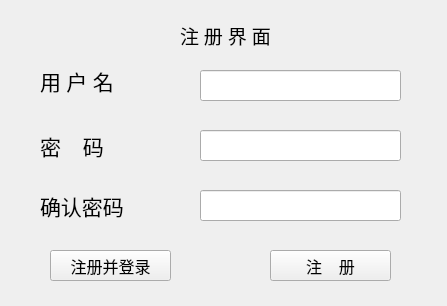
<?xml version="1.0" encoding="UTF-8"?>
<ui version="4.0">
 <class>registWindow</class>
 <widget class="QWidget" name="registWindow">
  <property name="geometry">
   <rect>
    <x>0</x>
    <y>0</y>
    <width>447</width>
    <height>306</height>
   </rect>
  </property>
  <property name="windowTitle">
   <string>注册</string>
  </property>
  <widget class="QLabel" name="label_3">
   <property name="geometry">
    <rect>
     <x>180</x>
     <y>10</y>
     <width>121</width>
     <height>51</height>
    </rect>
   </property>
   <property name="font">
    <font>
     <family>Agency FB</family>
     <pointsize>14</pointsize>
    </font>
   </property>
   <property name="text">
    <string>注 册 界 面</string>
   </property>
  </widget>
  <widget class="QLabel" name="label">
   <property name="geometry">
    <rect>
     <x>40</x>
     <y>60</y>
     <width>91</width>
     <height>41</height>
    </rect>
   </property>
   <property name="font">
    <font>
     <family>楷体</family>
     <pointsize>16</pointsize>
    </font>
   </property>
   <property name="text">
    <string>用 户 名</string>
   </property>
  </widget>
  <widget class="QLabel" name="label_2">
   <property name="geometry">
    <rect>
     <x>40</x>
     <y>120</y>
     <width>91</width>
     <height>51</height>
    </rect>
   </property>
   <property name="font">
    <font>
     <family>楷体</family>
     <pointsize>16</pointsize>
    </font>
   </property>
   <property name="text">
    <string>密    码</string>
   </property>
  </widget>
  <widget class="QLabel" name="label_4">
   <property name="geometry">
    <rect>
     <x>40</x>
     <y>180</y>
     <width>91</width>
     <height>51</height>
    </rect>
   </property>
   <property name="font">
    <font>
     <family>楷体</family>
     <pointsize>16</pointsize>
    </font>
   </property>
   <property name="text">
    <string>确认密码</string>
   </property>
  </widget>
  <widget class="QLineEdit" name="nameEdit">
   <property name="geometry">
    <rect>
     <x>200</x>
     <y>70</y>
     <width>201</width>
     <height>31</height>
    </rect>
   </property>
   <property name="font">
    <font>
     <family>宋体</family>
     <pointsize>11</pointsize>
    </font>
   </property>
  </widget>
  <widget class="QLineEdit" name="passwdEdit">
   <property name="geometry">
    <rect>
     <x>200</x>
     <y>130</y>
     <width>201</width>
     <height>31</height>
    </rect>
   </property>
   <property name="font">
    <font>
     <family>宋体</family>
     <pointsize>9</pointsize>
    </font>
   </property>
  </widget>
  <widget class="QLineEdit" name="confirmEdit">
   <property name="geometry">
    <rect>
     <x>200</x>
     <y>190</y>
     <width>201</width>
     <height>31</height>
    </rect>
   </property>
   <property name="font">
    <font>
     <family>宋体</family>
     <pointsize>9</pointsize>
    </font>
   </property>
  </widget>
  <widget class="QPushButton" name="registButton">
   <property name="geometry">
    <rect>
     <x>270</x>
     <y>250</y>
     <width>121</width>
     <height>31</height>
    </rect>
   </property>
   <property name="font">
    <font>
     <family>Agency FB</family>
     <pointsize>12</pointsize>
    </font>
   </property>
   <property name="text">
    <string>注    册</string>
   </property>
  </widget>
  <widget class="QPushButton" name="registButton_2">
   <property name="geometry">
    <rect>
     <x>50</x>
     <y>250</y>
     <width>121</width>
     <height>31</height>
    </rect>
   </property>
   <property name="font">
    <font>
     <family>Agency FB</family>
     <pointsize>12</pointsize>
    </font>
   </property>
   <property name="text">
    <string>注册并登录</string>
   </property>
  </widget>
 </widget>
 <resources/>
 <connections>
  <connection>
   <sender>registButton</sender>
   <signal>clicked()</signal>
   <receiver>registWindow</receiver>
   <slot>registClicked()</slot>
   <hints>
    <hint type="sourcelabel">
     <x>293</x>
     <y>266</y>
    </hint>
    <hint type="destinationlabel">
     <x>223</x>
     <y>243</y>
    </hint>
   </hints>
  </connection>
  <connection>
   <sender>registButton_2</sender>
   <signal>clicked()</signal>
   <receiver>registWindow</receiver>
   <slot>loginClicked()</slot>
   <hints>
    <hint type="sourcelabel">
     <x>114</x>
     <y>268</y>
    </hint>
    <hint type="destinationlabel">
     <x>128</x>
     <y>286</y>
    </hint>
   </hints>
  </connection>
 </connections>
 <slots>
  <slot>registClicked()</slot>
  <slot>loginClicked()</slot>
 </slots>
</ui>
